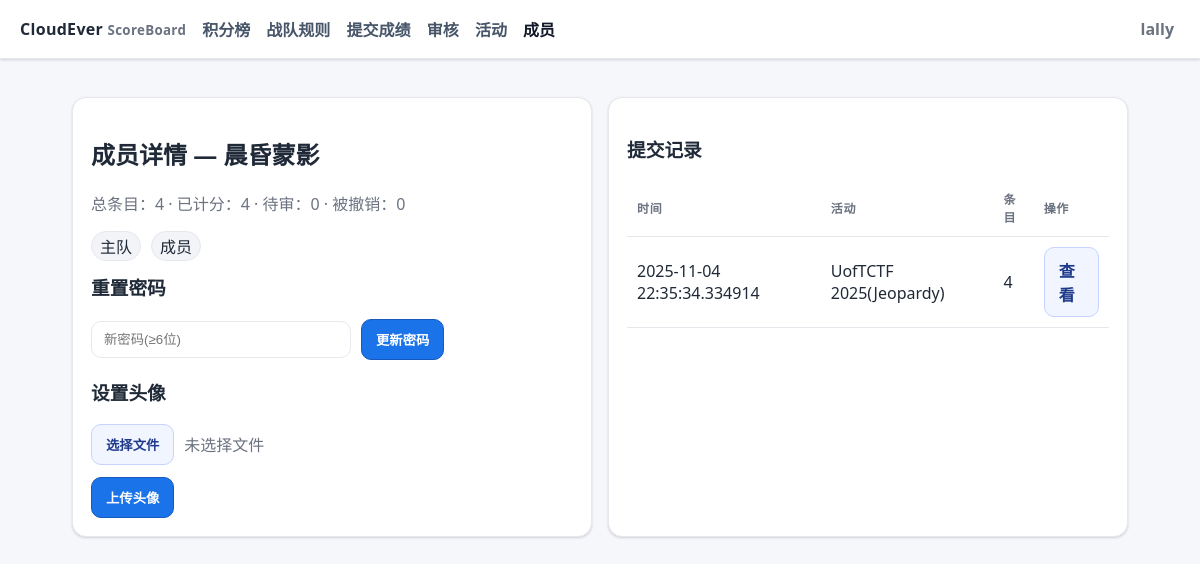
The app's page /admin/users/6 (signed in) with its own data.
### ceboard/models.py (models this page shows)
class User(Base):
    __tablename__ = "users"
    id = Column(Integer, primary_key=True)
    username = Column(String, unique=True, nullable=False)
    password_hash = Column(String, nullable=False)
    role = Column(String, default="member")  # 'admin' | 'reviewer' | 'member'
    team_type = Column(String, default="sub")  # 'main' or 'sub'
    is_active = Column(Boolean, default=True)
    is_deleted = Column(Boolean, default=False)
    avatar_filename = Column(String, nullable=True)
    submissions = relationship("Submission", back_populates="user")

class Submission(Base):
    __tablename__ = "submissions"
    id = Column(Integer, primary_key=True)
    user_id = Column(Integer, ForeignKey("users.id"), nullable=False)
    event_id = Column(Integer, ForeignKey("events.id"), nullable=False)
    created_at = Column(DateTime(timezone=True), default=lambda: datetime.now(TZ))
    wp_url = Column(String, nullable=True)
    wp_md = Column(Text, nullable=True)
    manual_points = Column(Float, nullable=True)  # 管理员在审核时手动设定的总分（优先级高于题目累计）
    is_deleted = Column(Boolean, default=False)
    user = relationship("User", back_populates="submissions")
    event = relationship("Event", back_populates="submissions")
    items = relationship("SubmissionItem", back_populates="submission", cascade="all,delete-orphan")

class Event(Base):
    __tablename__ = "events"
    id = Column(Integer, primary_key=True)
    name = Column(String, nullable=False)
    start_time = Column(DateTime(timezone=True))
    end_time = Column(DateTime(timezone=True))
    weight = Column(Float, default=1.0)
    is_reproduction = Column(Boolean, default=False)
    is_active = Column(Boolean, default=True)
    allow_wp_only = Column(Boolean, default=False)  # 允许仅提交WP，由管理员在审核时手动给分
    is_deleted = Column(Boolean, default=False)
    event_type_id = Column(Integer, ForeignKey("event_types.id"), nullable=True)
    challenges = relationship("Challenge", back_populates="event", cascade="all,delete")
    submissions = relationship("Submission", back_populates="event")
    event_type = relationship("EventType")

### ceboard/routers/admin.py (the view)
@router.get("/admin/users/{uid}", response_class=HTMLResponse)
def admin_user_detail(uid: int, request: Request, db = Depends(get_db), current_user = Depends(get_current_user)):
    require_admin_or_reviewer(current_user)
    u = db.get(User, uid)
    if not u or u.is_deleted:
        raise HTTPException(404, "用户不存在")
    subs = db.query(Submission).filter(Submission.user_id == uid).all()
    total_items = sum(len(s.items) for s in subs)
    approved = sum(1 for s in subs for it in s.items if it.approved and not it.revoked)
    pending = sum(1 for s in subs for it in s.items if not it.approved)
    revoked = sum(1 for s in subs for it in s.items if it.revoked)
    return render_template("admin_user_detail.html", title=f"成员详情 — {u.username}", current_user=current_user, user=u, subs=subs, total_items=total_items, approved=approved, pending=pending, revoked=revoked)

### templates/admin_user_detail.html (shortened to what this page needs)
{% extends 'base.html' %}
{% block content %}
<div class="grid">
  <div class="card">
    <h2>成员详情 — {{ user.username }}</h2>
    <p class="muted">总条目：{{ total_items }} · 已计分：{{ approved }} · 待审：{{ pending }} · 被撤销：{{ revoked }}</p>
    <div class="row">
      <span class="pill">{{ '主队' if user.team_type=='main' else '子队' }}</span>
      <span class="pill">{{ '管理员' if user.role=='admin' else '成员' }}</span>
    </div>
    {% if current_user.role == 'admin' %}
    <h3 style="margin-top:12px">重置密码</h3>
    <form method="post" action="/admin/users/{{ user.id }}/password" class="row">
      <input name="new_password" type="password" placeholder="新密码(≥6位)" style="max-width:260px" />
      <button class="btn" type="submit">更新密码</button>
    </form>
    <h3>设置头像</h3>
    <form method="post" action="/admin/users/{{ user.id }}/avatar" enctype="multipart/form-data">
      <div class="row">
        <button class="btn secondary" type="button" id="adminChooseAvatar">选择文件</button>
        <span id="adminAvatarFilename" class="muted">未选择文件</span>
      </div>
      <div style="margin-top:12px"><button class="btn" type="submit">上传头像</button></div>
    </form>
    {% endif %}
  </div>
  <div class="card">
    <h3>提交记录</h3>
    <table>
      <thead><tr><th>时间</th><th>活动</th><th>条目</th><th>操作</th></tr></thead>
      <tbody>
      {% for s in subs %}
        <tr>
          <td>{{ s.created_at }}</td>
          <td>{{ s.event.name if s.event else '—' }}</td>
          <td>{{ s.items|length }}</td>
          <td><a class="btn secondary" href="/admin/review/{{ s.id }}">查看</a></td>
        </tr>
      {% else %}
        <tr><td colspan="4" class="muted">暂无提交</td></tr>
      {% endfor %}
      </tbody>
    </table>
  </div>
</div>
{% endblock %}

### templates/base.html (shortened to what this page needs)
<!doctype html>
<html lang="zh-CN">
<head>
</head>
<body>
  <header>
    <div class="brand">CloudEver <small>ScoreBoard</small></div>
    <div class="nav">
  <a href="/">积分榜</a>
      <a href="/rules">战队规则</a>
      <a href="/submit">提交成绩</a>
      {% if current_user and (current_user.role == 'admin' or current_user.role == 'reviewer') %}
        <a href="/admin/review">审核</a>
        <a href="/admin/events">活动</a>
      {% endif %}
      {% if current_user and (current_user.role == 'admin' or current_user.role == 'reviewer') %}
        <a href="/admin/users">成员</a>
      {% endif %}
    </div>
    <div style="margin-left:auto">
      {% if current_user %}
        <div class="user-menu" id="userMenu">
          <div class="user-trigger" id="userTrigger">
            <span class="muted" style="font-weight:600">{{ current_user.username }}</span>
          </div>
        </div>
      {% else %}
        <a class="btn secondary" href="/auth/login">登录</a>
        <a class="btn" style="margin-left:8px" href="/auth/register">注册</a>
      {% endif %}
    </div>
  </header>
  <div class="wrap">
    {% block content %}{% endblock %}
  </div>
</body>
</html>

### templates/base.html (style rules this page uses)
:root { --bg:#f6f7fb; --surface:#ffffff; --border:#e7e8ee; --text:#1f2937; --muted:#6b7280; --accent:#1a73e8; --accent-2:#185abc; --success:#16a34a; --warn:#e11d48; --shadow:0 1px 2px rgba(16,24,40,.06), 0 1px 3px rgba(16,24,40,.1); }
* { box-sizing:border-box }
html,body { height:100% }
body { font-family: ui-sans-serif, system-ui, -apple-system, Segoe UI, Roboto, 'Noto Sans SC', Arial; margin:0; color:var(--text); background:var(--bg); }
header { position:sticky; top:0; z-index:10; display:flex; align-items:center; gap:16px; padding:12px 20px; background:var(--surface); border-bottom:1px solid var(--border); box-shadow: var(--shadow); }
.brand { font-weight:800; letter-spacing:.3px }
.brand small { color:var(--muted); font-weight:600 }
.nav a { margin-right:12px; color:#475569; text-decoration:none; font-weight:600; padding:8px 0 }
.nav a.active { color:#111827 }
.wrap { max-width:1100px; margin:0 auto; padding:24px 22px }
.card { position:relative; margin:14px 0; padding:18px 18px; background:var(--surface); border:1px solid var(--border); border-radius:14px; box-shadow: var(--shadow); }
.row { display:flex; gap:10px; align-items:center; flex-wrap:wrap }
.grid { display:grid; grid-template-columns: repeat(auto-fit, minmax(280px,1fr)); gap:16px }
.muted { color:var(--muted) }
.pill { padding:2px 8px; border-radius:999px; border:1px solid var(--border); background:#f2f4f8 }
a { color:var(--accent); text-decoration:none }
.btn { display:inline-flex; align-items:center; justify-content:center; gap:8px; background:var(--accent); color:#fff; font-weight:700; border:1px solid var(--accent-2); padding:10px 14px; border-radius:10px; cursor:pointer }
.btn.secondary { background:#f1f5ff; color:#1e3a8a; border:1px solid #c7d2fe }
input,select,textarea { width:100%; padding:10px 12px; border-radius:10px; border:1px solid var(--border); background:#fff; color:var(--text) }
table { width:100%; border-collapse:separate; border-spacing:0; background:#fff }
thead th { font-size:12px; text-transform:uppercase; letter-spacing:.06em; color:#6b7280 }
th,td { padding:10px 10px; border-bottom:1px solid var(--border); text-align:left }
.user-menu { position:relative }
.user-trigger { display:flex; align-items:center; gap:8px; padding:6px; border-radius:999px; cursor:pointer }

### records on screen
User: username "lally"
User: username "晨昏蒙影", team_type "主队", role "成员"
Submission: created_at "2025-11-04 22:35:34.334914", event "UofTCTF 2025(Jeopardy)", items|length "4"

### other values on screen
{{ total_items }} "4"
{{ approved }} "4"
{{ pending }} "0"
{{ revoked }} "0"
